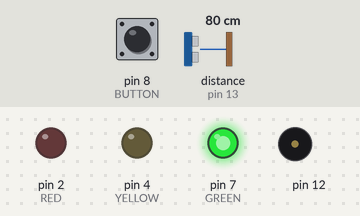
The sketch below on a simulated Arduino Uno, built with avr-gcc and run on an emulated ATmega328P. Shown: output pins drawn as LEDs (lit = HIGH), buzzer (waves = sounding). Dashed ring = blinking. Inputs (shaded band) come from the test bench; at power-on: pin 8 (BUTTON) HIGH, distance to the obstacle (sensor on pin 13) 80 cm. The echo pulse lasts 58.3 µs per cm.

Above: at 2.2 s.
2.3 s: pin 8 (BUTTON) pulled LOW for 0.15 s
At 2.7 s:
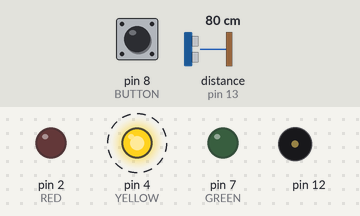
5.4 s: distance to the obstacle (sensor on pin 13) set to 72 cm
At 5.8 s:
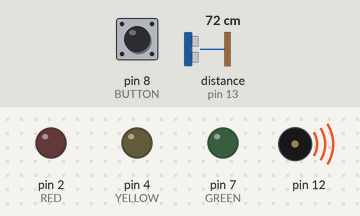
At 8.3 s:
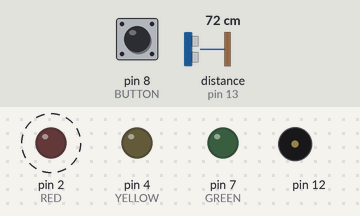
8.4 s: pin 8 (BUTTON) pulled LOW for 1 s
11.4 s: distance to the obstacle (sensor on pin 13) set to 2 cm
Timing chart, 0 to 15.4 s (numbered marks = the images above; inputs shaded):
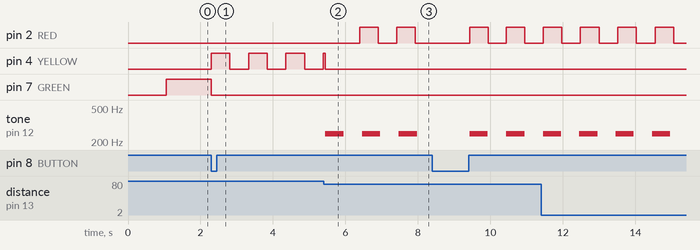

Measured:
- the behaviour switches between 75 and 74 cm on distance to the obstacle (sensor on pin 13) (found by bisection; images 1 and 2)
- after the input at 2.3 s, pin 4 (YELLOW): alternates HIGH for 0.51 s and LOW for 0.51 s, starting at once; pin 7 (GREEN): HIGH → LOW at once
- after the input at 5.4 s, pin 2 (RED): alternates HIGH for 0.51 s and LOW for 0.51 s, starting after 1.0 s; tone on pin 12: alternates 250 Hz for 0.50 s and silent for 0.51 s, starting after 0.05 s

The sketch:

main.ino
```cpp
#include "SR04.h"

// Debug flag
#define DEBUG 0

// Led pins
#define GREEN 7
#define YELLOW 4
#define RED 2

// Button pin
#define BUTTON 8

// Ultrasonic sensor pins
#define TRIG_PIN 13
#define ECHO_PIN 11
SR04 sr04 = SR04(ECHO_PIN,TRIG_PIN);

int leds[] = {GREEN, YELLOW, RED};
int cycle = 0;

// Reference distance for sensor
long refDistance;

void setup() {
  pinMode(GREEN, OUTPUT);
  pinMode(YELLOW, OUTPUT);
  pinMode(RED, OUTPUT);
  pinMode(BUTTON, INPUT_PULLUP);

  Serial.begin(9600);
  delay(1000);
  refDistance = sr04.Distance();

  if(DEBUG) {
    Serial.print("ref: ");
    Serial.print(refDistance);
    Serial.print("cm\n");
  }
}

// Make buzzer output a pulse of 500ms every 1000ms (non-blocking)
void buzz_loop() {
  static unsigned long start_time = 0;
  unsigned long curr_time = millis();

  if(curr_time - start_time > 1000) {
    start_time = curr_time;
    tone(12, 250, 500);
  }
}

// pulse led every 500ms (non-blocking)
void pulse_led(int pin) {
  static unsigned long start_time = 0;
  static bool led_on = false;
  unsigned long curr_time = millis();

  if(curr_time - start_time > 500) {
    digitalWrite(pin, led_on ? LOW : HIGH);
    led_on = !led_on;
    start_time = curr_time;
    start_time = curr_time;
  }
}

// select on state for every led
void led_controller(int pin) {
  switch(pin) {
  case GREEN:
    digitalWrite(pin, HIGH); // continous
    break;
  case YELLOW: case RED:
    pulse_led(pin); // pulse
    break;
  }
}

void loop() {
  if(digitalRead(BUTTON) == LOW) { // when button is pressed
    digitalWrite(leds[cycle], LOW); // turn current led of then switch

    if(DEBUG) Serial.print("button pressed\n");

    cycle = (cycle + 1) % 2;
    led_controller(leds[cycle]);
    while(digitalRead(BUTTON) == LOW); // block operations until button is released
  }

  int currDistance = sr04.Distance();

  if(DEBUG) {
    Serial.print("curr: ");
    Serial.print(currDistance);
    Serial.print("cm\n");
  }

  if(cycle == 1 && abs(currDistance - refDistance) > 5) { // check if smth. passed through the sensor
    digitalWrite(leds[cycle], LOW);
    buzz_loop();
    cycle = 2;
  }

  led_controller(leds[cycle]);
  if(cycle == 2) buzz_loop(); // righ buzzer if in alarm state

  //delay(300);
}
```
